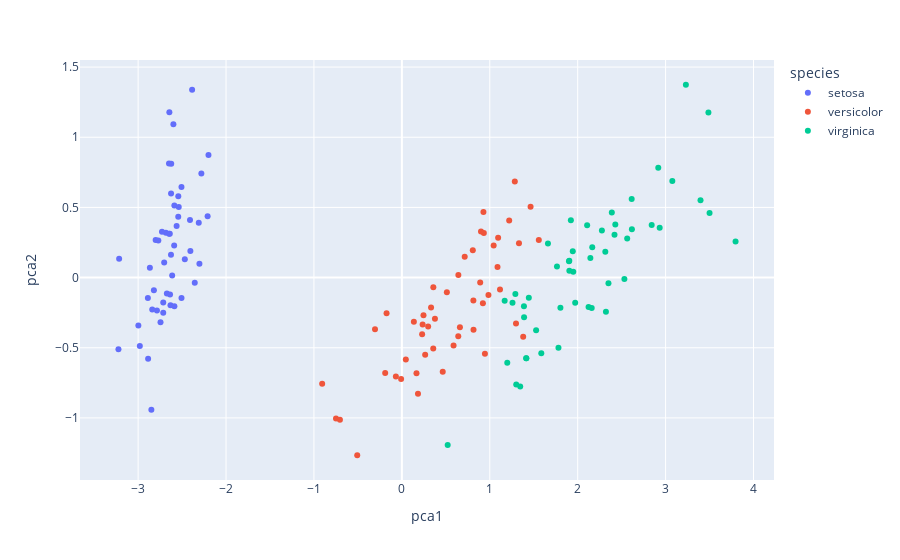

Here is the notebook cell this chart was saved with:
### Code cell
px.scatter(iris, x = "pca1", y = "pca2", color ="species" )
